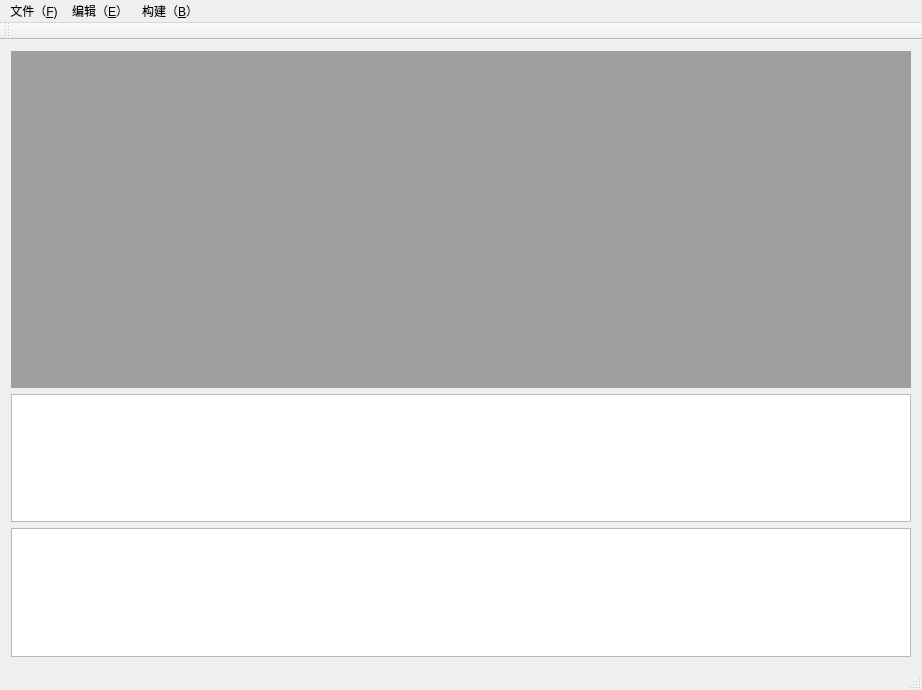
<?xml version="1.0" encoding="UTF-8"?>
<ui version="4.0">
 <class>IDE</class>
 <widget class="QMainWindow" name="IDE">
  <property name="geometry">
   <rect>
    <x>0</x>
    <y>0</y>
    <width>922</width>
    <height>690</height>
   </rect>
  </property>
  <property name="windowTitle">
   <string>IDE</string>
  </property>
  <widget class="QWidget" name="centralWidget">
   <layout class="QGridLayout" name="gridLayout">
    <item row="3" column="0">
     <widget class="QTextEdit" name="textEdit_2"/>
    </item>
    <item row="0" column="0">
     <widget class="QMdiArea" name="mdiArea"/>
    </item>
    <item row="1" column="0">
     <widget class="QTextEdit" name="textEdit"/>
    </item>
   </layout>
  </widget>
  <widget class="QMenuBar" name="menuBar">
   <property name="geometry">
    <rect>
     <x>0</x>
     <y>0</y>
     <width>922</width>
     <height>26</height>
    </rect>
   </property>
   <widget class="QMenu" name="menu_F">
    <property name="title">
     <string>文件（&amp;F)</string>
    </property>
    <addaction name="action_N"/>
    <addaction name="action_O"/>
    <addaction name="action_W"/>
    <addaction name="separator"/>
    <addaction name="action_S"/>
    <addaction name="action_M"/>
    <addaction name="separator"/>
    <addaction name="action_Q"/>
   </widget>
   <widget class="QMenu" name="menu_E">
    <property name="title">
     <string>编辑（&amp;E）</string>
    </property>
    <addaction name="action_Z"/>
    <addaction name="action_X"/>
    <addaction name="separator"/>
    <addaction name="action_C"/>
    <addaction name="action_V"/>
    <addaction name="separator"/>
    <addaction name="action_F"/>
   </widget>
   <widget class="QMenu" name="menu_b">
    <property name="title">
     <string>构建（&amp;B）</string>
    </property>
    <addaction name="action_I"/>
    <addaction name="action_R"/>
   </widget>
   <addaction name="menu_F"/>
   <addaction name="menu_E"/>
   <addaction name="menu_b"/>
  </widget>
  <widget class="QToolBar" name="mainToolBar">
   <attribute name="toolBarArea">
    <enum>TopToolBarArea</enum>
   </attribute>
   <attribute name="toolBarBreak">
    <bool>false</bool>
   </attribute>
  </widget>
  <widget class="QStatusBar" name="statusBar"/>
  <action name="action_N">
   <property name="text">
    <string>新建（&amp;N）</string>
   </property>
   <property name="shortcut">
    <string>Ctrl+N</string>
   </property>
  </action>
  <action name="action_O">
   <property name="text">
    <string>打开（&amp;O）</string>
   </property>
   <property name="shortcut">
    <string>Ctrl+O</string>
   </property>
  </action>
  <action name="action_W">
   <property name="text">
    <string>关闭（&amp;W）</string>
   </property>
   <property name="shortcut">
    <string>Ctrl+W</string>
   </property>
  </action>
  <action name="action_S">
   <property name="text">
    <string>保存（&amp;S）</string>
   </property>
   <property name="shortcut">
    <string>Ctrl+S</string>
   </property>
  </action>
  <action name="action_M">
   <property name="text">
    <string>另存为（&amp;M）</string>
   </property>
   <property name="toolTip">
    <string>另存为（M）</string>
   </property>
   <property name="shortcut">
    <string>Ctrl+M</string>
   </property>
  </action>
  <action name="action_Q">
   <property name="text">
    <string>退出（&amp;Q）</string>
   </property>
   <property name="shortcut">
    <string>Ctrl+Q</string>
   </property>
  </action>
  <action name="action_Z">
   <property name="text">
    <string>撤销（&amp;Z）</string>
   </property>
   <property name="shortcut">
    <string>Ctrl+Z</string>
   </property>
  </action>
  <action name="action_X">
   <property name="text">
    <string>剪切（&amp;X）</string>
   </property>
   <property name="shortcut">
    <string>Ctrl+X</string>
   </property>
  </action>
  <action name="action_C">
   <property name="text">
    <string>复制（&amp;C）</string>
   </property>
   <property name="shortcut">
    <string>Ctrl+C</string>
   </property>
  </action>
  <action name="action_V">
   <property name="text">
    <string>粘贴（&amp;V）</string>
   </property>
   <property name="shortcut">
    <string>Ctrl+V</string>
   </property>
  </action>
  <action name="action_F">
   <property name="text">
    <string>查找（&amp;F）</string>
   </property>
   <property name="shortcut">
    <string>Ctrl+F</string>
   </property>
  </action>
  <action name="action_I">
   <property name="text">
    <string>编译（&amp;I）</string>
   </property>
   <property name="shortcut">
    <string>Ctrl+I</string>
   </property>
  </action>
  <action name="action_R">
   <property name="text">
    <string>运行（&amp;R）</string>
   </property>
   <property name="shortcut">
    <string>Ctrl+R</string>
   </property>
  </action>
 </widget>
 <layoutdefault spacing="6" margin="11"/>
 <resources/>
 <connections/>
</ui>
